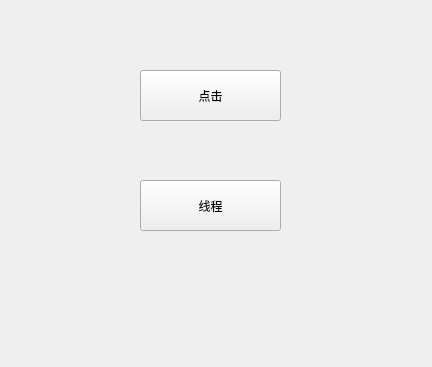
<?xml version="1.0" encoding="UTF-8"?>
<ui version="4.0">
 <class>HBHttpWgt</class>
 <widget class="QWidget" name="HBHttpWgt">
  <property name="geometry">
   <rect>
    <x>0</x>
    <y>0</y>
    <width>432</width>
    <height>367</height>
   </rect>
  </property>
  <property name="windowTitle">
   <string>HBHttpWgt</string>
  </property>
  <widget class="QPushButton" name="btn">
   <property name="geometry">
    <rect>
     <x>140</x>
     <y>70</y>
     <width>141</width>
     <height>51</height>
    </rect>
   </property>
   <property name="text">
    <string>点击</string>
   </property>
  </widget>
  <widget class="QPushButton" name="threadBtn">
   <property name="geometry">
    <rect>
     <x>140</x>
     <y>180</y>
     <width>141</width>
     <height>51</height>
    </rect>
   </property>
   <property name="text">
    <string>线程</string>
   </property>
  </widget>
 </widget>
 <resources/>
 <connections/>
</ui>
